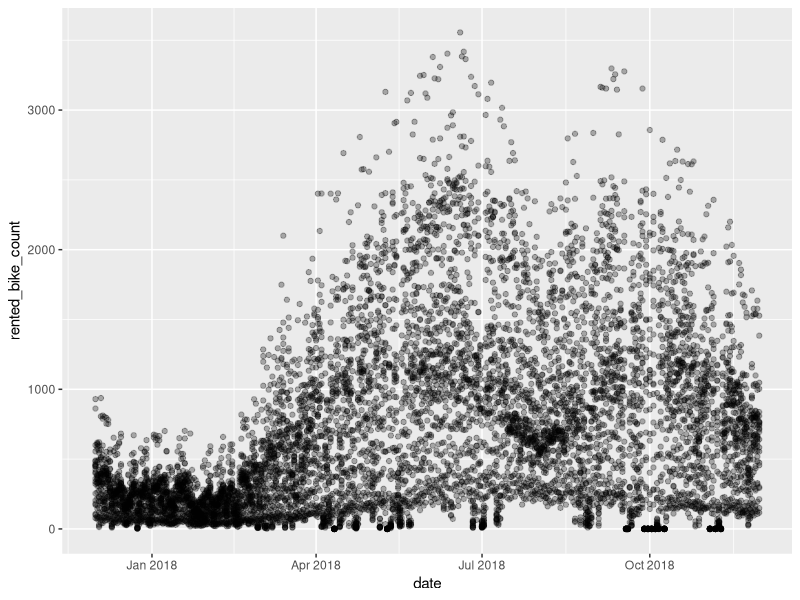
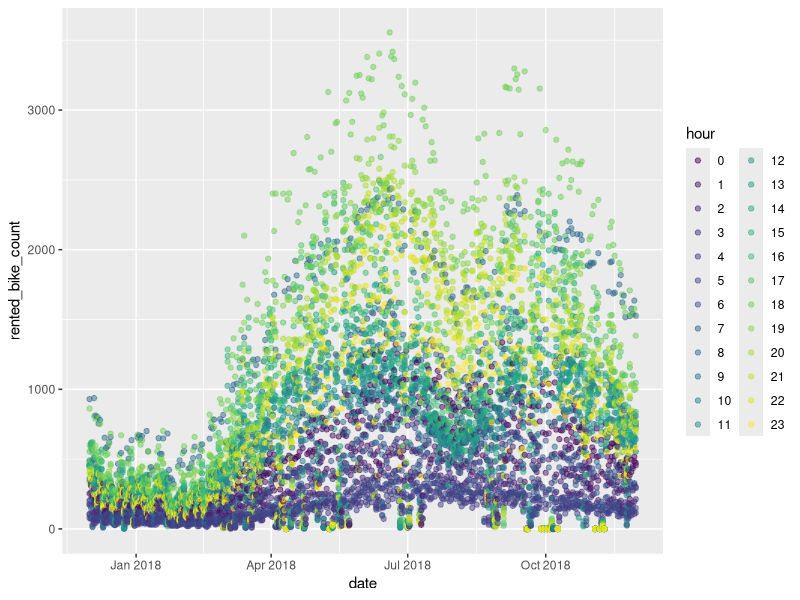
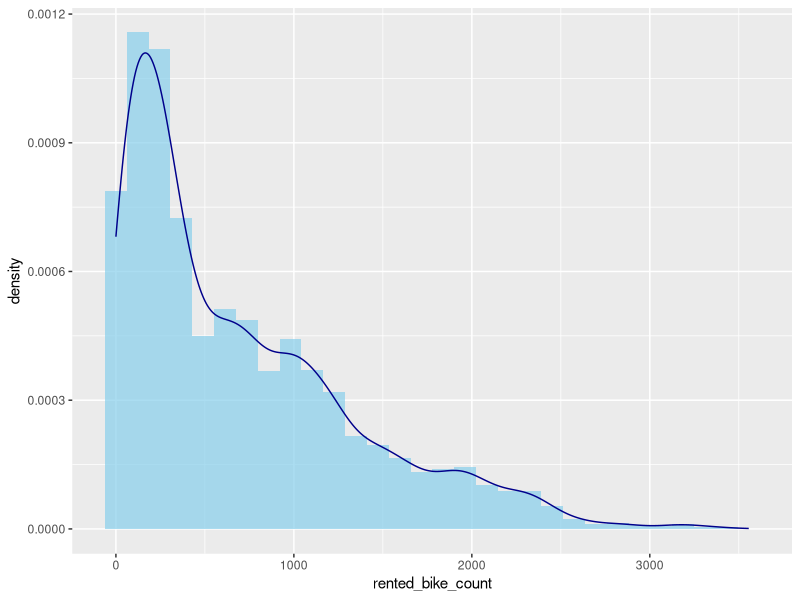

The R source for these figures, in order:

# 03_exploratory_analysis.R

# Instalar e carregar pacotes
# install.packages(c("tidyverse", "lubridate", "ggplot2", "scales"))
library(tidyverse)
library(lubridate)
library(ggplot2)
library(scales)

# Criar diretório de plots
dir.create("outputs/plots", recursive = TRUE, showWarnings = FALSE)

# Carregar dados limpos
seoul_bike <- read_csv("data/processed/seoul_bike_sharing.csv")

# Reformular data
seoul_bike <- seoul_bike %>%
  mutate(date = as_date(date, format = "%Y-%m-%d"))

# Hora como categórica ordenada
seoul_bike$hour <- factor(seoul_bike$hour, levels = as.character(0:23), ordered = TRUE)

# Gráfico 1
plot1 <- ggplot(seoul_bike, aes(x = date, y = rented_bike_count)) +
  geom_point(alpha = 0.3)
ggsave("outputs/plots/rented_vs_date.png", plot = plot1)

# Gráfico 2
plot2 <- ggplot(seoul_bike, aes(x = date, y = rented_bike_count, color = hour)) +
  geom_point(alpha = 0.5)
ggsave("outputs/plots/rented_vs_date_hour_colored.png", plot = plot2)

# Gráfico 3
plot3 <- ggplot(seoul_bike, aes(x = rented_bike_count)) +
  geom_histogram(aes(y = after_stat(density)), bins = 30, fill = "skyblue", alpha = 0.7) +
  geom_density(color = "darkblue")
ggsave("outputs/plots/rented_hist_density.png", plot = plot3)


cat("Análise exploratória concluída.")
